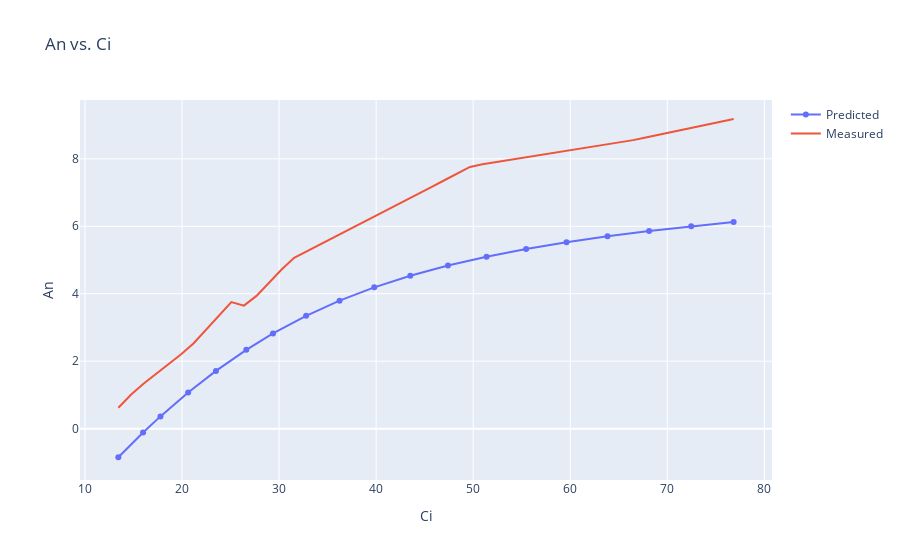

Notebook code for this chart:
### Markdown cell above
Let's choose an arbitrary Vcmax value and graph the model results with the observed results.

### Code cell
vcmax_z = 30
cair_values = np.linspace(10, 100, 19)
model_values = get_model_values(cair_values, vcmax_z)

observed_values = get_observed_values("2021-07-15-Me2-05.csv")


x = np.linspace(model_values['ci'][0], model_values['ci'][-1], 50)
y = linear_interp_with_extrapolation(observed_values['ci'], observed_values['an'], x)

# Graph predicted and measured values. 
fig = go.Figure(data=go.Scatter(x=model_values['ci'], y=model_values['an'], mode="markers+lines", name="Predicted"))
fig.add_trace(go.Scatter(x=x, y=y, name="Measured"))
# fig.add_trace(go.Scatter(x=observed_ci, y=observed_an, mode="markers", name="Measured"))
fig.update(
    layout_title_text="An vs. Ci",
    layout_xaxis_title_text="Ci",
    layout_yaxis_title_text="An",
)
fig.show()

### Figure 1 — Plotly figure (JSON) as saved in the notebook; plotly's stock layout.template omitted (floating-point values rounded to 4 significant figures)
{"data": [{"mode": "markers+lines", "name": "Predicted", "type": "scatter", "x": [13.44, 15.98, 17.78, 20.63, 23.49, 26.62, 29.37, 32.79, 36.23, 39.8, 43.52, 47.4, 51.38, 55.45, 59.61, 63.84, 68.13, 72.46, 76.84], "y": [-0.8479, -0.1165, 0.3634, 1.071, 1.712, 2.337, 2.821, 3.346, 3.795, 4.189, 4.533, 4.836, 5.098, 5.327, 5.528, 5.705, 5.861, 6.001, 6.125]}, {"name": "Measured", "type": "scatter", "x": [13.44, 14.73, 16.03, 17.32, 18.61, 19.91, 21.2, 22.49, 23.79, 25.08, 26.38, 27.67, 28.96, 30.26, 31.55, 32.85, 34.14, 35.43, 36.73, 38.02, 39.32, 40.61, 41.9, 43.2, 44.49, 45.78, 47.08, 48.37, 49.67, 50.96, 52.25, 53.55, 54.84, 56.14, 57.43, 58.72, 60.02, 61.31, 62.6, 63.9, 65.19, 66.49, 67.78, 69.07, 70.37, 71.66, 72.96, 74.25, 75.54, 76.84], "y": [0.6213, 1.003, 1.333, 1.624, 1.915, 2.206, 2.532, 2.939, 3.346, 3.753, 3.648, 3.936, 4.326, 4.716, 5.063, 5.253, 5.443, 5.633, 5.823, 6.014, 6.208, 6.402, 6.596, 6.79, 6.984, 7.178, 7.372, 7.566, 7.759, 7.842, 7.901, 7.96, 8.019, 8.078, 8.137, 8.196, 8.255, 8.314, 8.373, 8.432, 8.491, 8.554, 8.632, 8.711, 8.789, 8.867, 8.946, 9.024, 9.102, 9.18]}], "layout": {"title": {"text": "An vs. Ci"}, "xaxis": {"title": {"text": "Ci"}}, "yaxis": {"title": {"text": "An"}}}}
